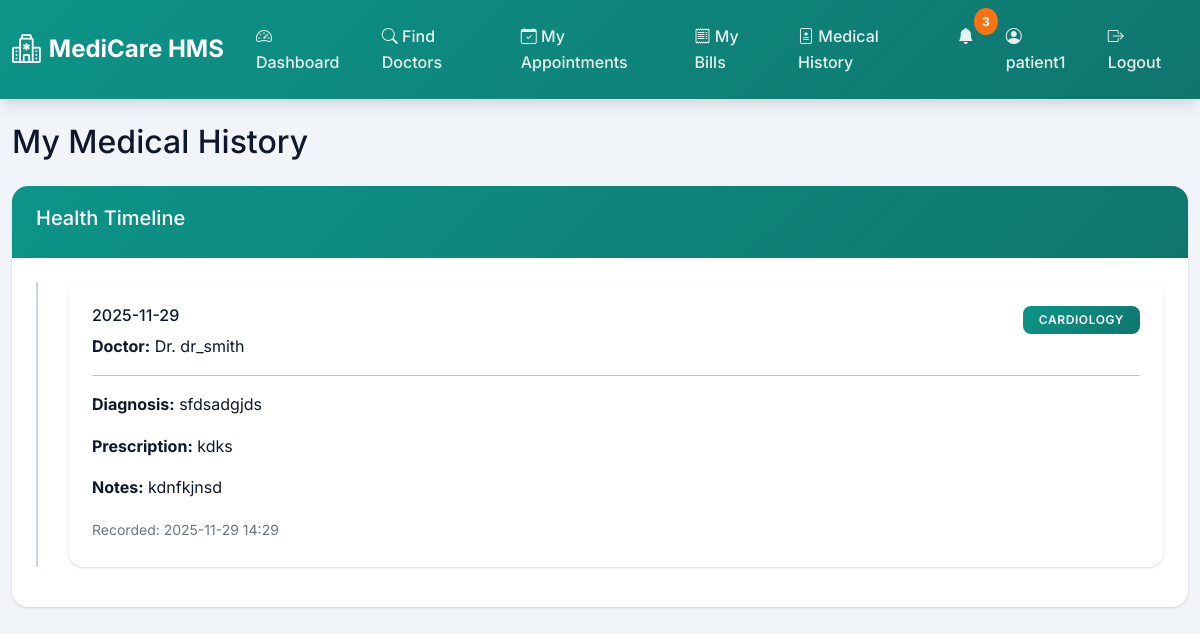
Page /patient/medical-history (signed in) on the committed database.
### models.py (models this page shows, shortened)
class Appointment(db.Model):
    __tablename__ = 'appointments'
    id = db.Column(db.Integer, primary_key=True)
    doctor_id = db.Column(db.Integer, db.ForeignKey('doctors.id'), nullable=False)
    patient_id = db.Column(db.Integer, db.ForeignKey('patients.id'), nullable=False)
    appointment_date = db.Column(db.Date, nullable=False)
    appointment_time = db.Column(db.Time, nullable=False)
    status = db.Column(db.String(20), default='Booked')  # Booked, Completed, Cancelled
    created_at = db.Column(db.DateTime, default=datetime.utcnow)
    treatment = db.relationship('Treatment', backref='appointment', uselist=False, cascade='all, delete-orphan')
    rating = db.relationship('Rating', backref='appointment', uselist=False, cascade='all, delete-orphan')

class Doctor(db.Model):
    __tablename__ = 'doctors'
    id = db.Column(db.Integer, primary_key=True)
    user_id = db.Column(db.Integer, db.ForeignKey('users.id'), nullable=False)
    specialization = db.Column(db.String(100), nullable=False)
    rating = db.Column(db.Float, default=0.0)
    license_number = db.Column(db.String(50))
    qualifications = db.Column(db.Text)
    experience_years = db.Column(db.Integer)
    consultation_fee = db.Column(db.Float, default=0.0)
    bio = db.Column(db.Text)
    department = db.Column(db.String(100))
    room_number = db.Column(db.String(20))
    user = db.relationship('User', backref='doctor_profile')
    availabilities = db.relationship('Availability', backref='doctor', lazy=True, cascade='all, delete-orphan')
    appointments = db.relationship('Appointment', backref='doctor', lazy=True)

class User(db.Model):
    __tablename__ = 'users'
    id = db.Column(db.Integer, primary_key=True)
    username = db.Column(db.String(80), unique=True, nullable=False)
    password_hash = db.Column(db.String(255), nullable=False)
    email = db.Column(db.String(120), unique=True, nullable=False)
    phone = db.Column(db.String(20))
    role = db.Column(db.String(20), nullable=False)  # admin, doctor, patient
    full_name = db.Column(db.String(150))
    date_of_birth = db.Column(db.Date)
    gender = db.Column(db.String(10))
    address = db.Column(db.Text)
    profile_image = db.Column(db.String(255))
    is_active = db.Column(db.Boolean, default=True)
    created_at = db.Column(db.DateTime, default=datetime.utcnow)
    last_login = db.Column(db.DateTime)

class Treatment(db.Model):
    __tablename__ = 'treatments'
    id = db.Column(db.Integer, primary_key=True)
    appointment_id = db.Column(db.Integer, db.ForeignKey('appointments.id'), nullable=False)
    diagnosis = db.Column(db.Text, nullable=False)
    prescription = db.Column(db.Text)
    notes = db.Column(db.Text)
    created_at = db.Column(db.DateTime, default=datetime.utcnow)

### routes/patient.py (the view)
@bp.route('/medical-history')
@role_required('patient')
def medical_history():
    patient = Patient.query.filter_by(user_id=session['user_id']).first()
    appointments = Appointment.query.filter_by(
        patient_id=patient.id,
        status='Completed'
    ).order_by(Appointment.appointment_date.desc()).all()
    return render_template('patient/medical_history.html', appointments=appointments)

### app.py (called while the page is built)
@app.context_processor
def inject_notifications():
    if 'user_id' in session:
        from utils.notifications import get_unread_count
        return {'unread_count': get_unread_count(session['user_id'])}
    return {'unread_count': 0}

### utils/auth.py (called while the page is built)
def role_required(role):
    def decorator(f):
        @wraps(f)
        def decorated_function(*args, **kwargs):
            if 'user_id' not in session:
                flash('Please log in to access this page.', 'error')
                return redirect(url_for('shared.login'))
            if session.get('role') != role:
                flash('You do not have permission to access this page.', 'error')
                return redirect(url_for('shared.login'))
            return f(*args, **kwargs)
        return decorated_function
    return decorator

### utils/notifications.py (called while the page is built)
def get_unread_count(user_id):
    return Notification.query.filter_by(user_id=user_id, is_read=False).count()

### templates/patient/medical_history.html (shortened to what this page needs)
{% extends "base.html" %}
{% block content %}
<h2>My Medical History</h2>
<div class="card mt-4">
    <div class="card-header bg-primary text-white">
        <h5>Health Timeline</h5>
    </div>
    <div class="card-body">
        {% if appointments %}
        <div class="timeline">
            {% for appointment in appointments %}
            <div class="card mb-3 border-primary">
                <div class="card-body">
                    <div class="d-flex justify-content-between">
                        <h6>{{ appointment.appointment_date }}</h6>
                        <span class="badge bg-primary">{{ appointment.doctor.specialization }}</span>
                    </div>
                    <p><strong>Doctor:</strong> Dr. {{ appointment.doctor.user.username }}</p>
                    {% if appointment.treatment %}
                    <hr>
                    <p><strong>Diagnosis:</strong> {{ appointment.treatment.diagnosis }}</p>
                    {% if appointment.treatment.prescription %}
                    <p><strong>Prescription:</strong> {{ appointment.treatment.prescription }}</p>
                    {% endif %}
                    {% if appointment.treatment.notes %}
                    <p><strong>Notes:</strong> {{ appointment.treatment.notes }}</p>
                    {% endif %}
                    <small class="text-muted">Recorded: {{ appointment.treatment.created_at.strftime('%Y-%m-%d %H:%M') }}</small>
                    {% else %}
                    <p class="text-muted">No treatment record available</p>
                    {% endif %}
                </div>
            </div>
            {% endfor %}
        </div>
        {% else %}
        <div class="alert alert-info">
            <h5>No Medical History</h5>
            <p>You don't have any completed appointments yet. Book an appointment with a doctor to start building your medical history.</p>
            <a href="{{ url_for('patient.search_doctors') }}" class="btn btn-primary">Find a Doctor</a>
        </div>
        {% endif %}
    </div>
</div>
{% endblock %}

### static/css/style.css (style rules this page uses)
:root { --primary-color: #0d9488; --primary-dark: #0f766e; --primary-light: #14b8a6; --secondary-color: #7c3aed; --secondary-dark: #6d28d9; --accent-color: #f97316; --danger-color: #dc2626; --warning-color: #eab308; --success-color: #16a34a; --info-color: #0284c7; --dark-bg: #0f172a; --light-bg: #f1f5f9; --card-bg: #ffffff; --text-primary: #0f172a; --text-secondary: #475569; --border-color: #cbd5e1; --shadow: 0 1px 3px 0 rgba(0, 0, 0, 0.1), 0 1px 2px 0 rgba(0, 0, 0, 0.06); --shadow-lg: 0 10px 15px -3px rgba(0, 0, 0, 0.1), 0 4px 6px -2px rgba(0, 0, 0, 0.05); --medical-teal: #0d9488; --medical-purple: #7c3aed; --medical-orange: #f97316; }
* { margin: 0; padding: 0; box-sizing: border-box; }
body { font-family: 'Inter', -apple-system, BlinkMacSystemFont, 'Segoe UI', Roboto, sans-serif; background-color: var(--light-bg); color: var(--text-primary); line-height: 1.6; }
.card { border: none; border-radius: 1rem; box-shadow: var(--shadow); transition: transform 0.3s ease, box-shadow 0.3s ease; background-color: var(--card-bg); }
.card-header { background: linear-gradient(135deg, var(--medical-teal) 0%, var(--primary-dark) 100%); color: white; border: none; border-radius: 1rem 1rem 0 0 !important; padding: 1.25rem 1.5rem; font-weight: 600; }
.card-body { padding: 1.5rem; }
.badge { padding: 0.5rem 1rem; border-radius: 0.5rem; font-weight: 600; font-size: 0.75rem; text-transform: uppercase; letter-spacing: 0.05em; }
.badge.bg-primary { background: linear-gradient(135deg, var(--medical-teal) 0%, var(--primary-dark) 100%) !important; }
.timeline { position: relative; padding-left: 2rem; }
.timeline::before { content: ''; position: absolute; left: 0; top: 0; bottom: 0; width: 2px; background: var(--border-color); }
* { transition: background-color 0.2s ease, color 0.2s ease; }

### rows in the picture
Appointment: appointment_date "2025-11-29", doctor.specialization "CARDIOLOGY", doctor.user.username "dr_smith", treatment.diagnosis "sfdsadgjds", treatment.prescription "kdks", treatment.notes "kdnfkjnsd", treatment.created_at "2025-11-29 14:29"

### other values in the picture
{{ unread_count }} "3"
{{ session.username }} "patient1"
